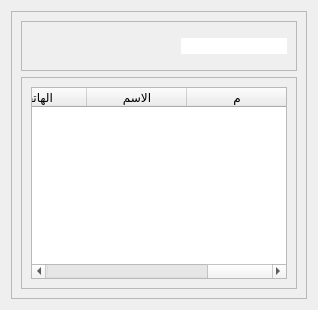
               <widget class="QWidget" name="Home">
                <attribute name="title">
                 <string>المشتركين</string>
                </attribute>
                <layout class="QGridLayout" name="gridLayout_47">
                 <item row="0" column="0">
                  <widget class="QFrame" name="frame_4">
                   <property name="frameShape">
                    <enum>QFrame::StyledPanel</enum>
                   </property>
                   <property name="frameShadow">
                    <enum>QFrame::Raised</enum>
                   </property>
                   <layout class="QGridLayout" name="gridLayout">
                    <item row="0" column="0">
                     <widget class="QFrame" name="frame_15">
                      <property name="minimumSize">
                       <size>
                        <width>0</width>
                        <height>50</height>
                       </size>
                      </property>
                      <property name="frameShape">
                       <enum>QFrame::StyledPanel</enum>
                      </property>
                      <property name="frameShadow">
                       <enum>QFrame::Raised</enum>
                      </property>
                      <layout class="QHBoxLayout" name="horizontalLayout_15">
                       <item>
                        <widget class="QPushButton" name="pushButton_18">
                         <property name="styleSheet">
                          <string notr="true">border:0;</string>
                         </property>
                         <property name="text">
                          <string/>
                         </property>
                         <property name="icon">
                          <iconset resource="resources.qrc">
                           <normaloff>:/blue/icons/home.svg</normaloff>:/blue/icons/home.svg</iconset>
                         </property>
                         <property name="iconSize">
                          <size>
                           <width>30</width>
                           <height>30</height>
                          </size>
                         </property>
                        </widget>
                       </item>
                       <item>
                        <spacer name="horizontalSpacer_3">
                         <property name="orientation">
                          <enum>Qt::Horizontal</enum>
                         </property>
                         <property name="sizeHint" stdset="0">
                          <size>
                           <width>40</width>
                           <height>20</height>
                          </size>
                         </property>
                        </spacer>
                       </item>
                       <item>
                        <widget class="QLabel" name="label_219">
                         <property name="minimumSize">
                          <size>
                           <width>25</width>
                           <height>25</height>
                          </size>
                         </property>
                         <property name="maximumSize">
                          <size>
                           <width>30</width>
                           <height>30</height>
                          </size>
                         </property>
                         <property name="text">
                          <string/>
                         </property>
                         <property name="pixmap">
                          <pixmap resource="resources2.qrc">:/yellow/icons/yellow/search.svg</pixmap>
                         </property>
                         <property name="scaledContents">
                          <bool>true</bool>
                         </property>
                        </widget>
                       </item>
                       <item>
                        <widget class="QLineEdit" name="client_search">
                         <property name="styleSheet">
                          <string notr="true">border-radius:0</string>
                         </property>
                        </widget>
                       </item>
                      </layout>
                     </widget>
                    </item>
                    <item row="1" column="0">
                     <widget class="QFrame" name="frame_19">
                      <property name="sizePolicy">
                       <sizepolicy hsizetype="Expanding" vsizetype="Expanding">
                        <horstretch>0</horstretch>
                        <verstretch>0</verstretch>
                       </sizepolicy>
                      </property>
                      <property name="frameShape">
                       <enum>QFrame::StyledPanel</enum>
                      </property>
                      <property name="frameShadow">
                       <enum>QFrame::Raised</enum>
                      </property>
                      <layout class="QGridLayout" name="gridLayout_8">
                       <item row="0" column="0">
                        <widget class="QTableWidget" name="tableWidget_2">
                         <property name="layoutDirection">
                          <enum>Qt::RightToLeft</enum>
                         </property>
                         <column>
                          <property name="text">
                           <string>م</string>
                          </property>
                         </column>
                         <column>
                          <property name="text">
                           <string>الاسم</string>
                          </property>
                         </column>
                         <column>
                          <property name="text">
                           <string>الهاتف</string>
                          </property>
                         </column>
                         <column>
                          <property name="text">
                           <string>فئة</string>
                          </property>
                         </column>
                         <column>
                          <property name="text">
                           <string>الباقة </string>
                          </property>
                         </column>
                         <column>
                          <property name="text">
                           <string>تاريخ البدء</string>
                          </property>
                         </column>
                         <column>
                          <property name="text">
                           <string>تاريخ الانتهاء</string>
                          </property>
                         </column>
                        </widget>
                       </item>
                      </layout>
                     </widget>
                    </item>
                   </layout>
                  </widget>
                 </item>
                </layout>
               </widget>
